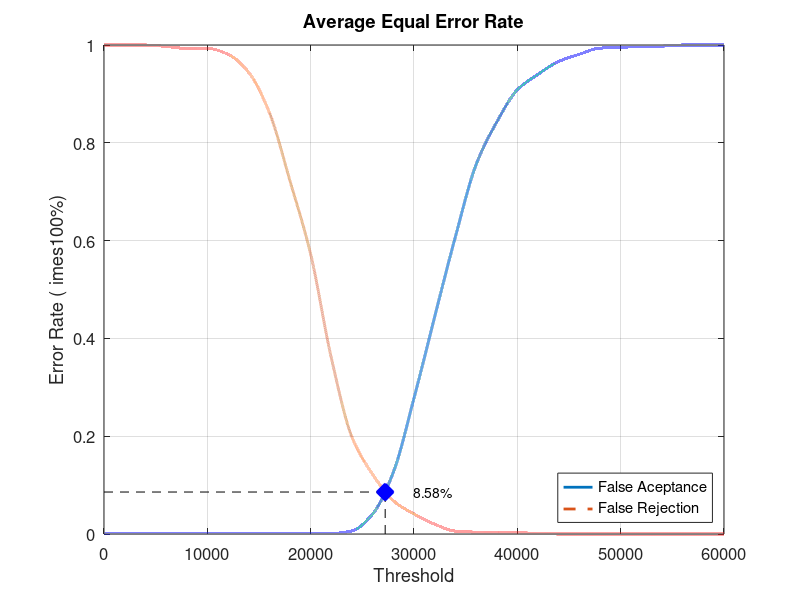
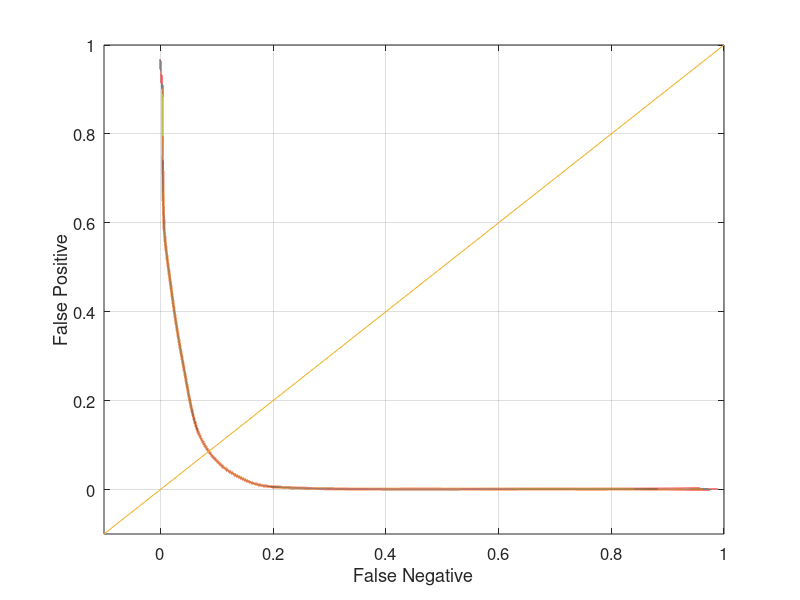

These charts were generated, in order, by the following MATLAB code:
close all;
clear;
clc;
x = 0:2000:60000;
xq = 0:0.5:60000;

y0 = [0 0.00105263 0.00105263 0.00105263 0.00105263 0.00105263 0.00105263 0.00105263 0.00105263 0.00105263 0.00105263 0.00105263 0.00631579 0.0410526 0.126316 0.277895 0.444211 0.607368 0.754737 0.842105 0.908421 0.94 0.966316 0.981053 0.993684 0.994737 0.997895 0.997895 1 1 1]
yy0 = interp1(x, y0, xq, 'pchip');
y1 = [1 1 1 0.997 0.993 0.993 0.981 0.944 0.862 0.722 0.572 0.36 0.198 0.122 0.068 0.041 0.02 0.006 0.004 0.004 0.003 0.001 0 0 0 0 0 0 0 0 0]
yy1 = interp1(x, y1, xq, 'pchip');

% Calculating EER: 
y2 = abs(y0 - y1);
find(y2 == min(y2))
yy2 = abs(yy0 - yy1);
xEER = find(yy2 == min(yy2));
xEERIndex = xq(xEER) % X-axis EER
yEER = yy0(xEER) % Y-axis EER

main = figure
plot(xq, yy0,'-','LineWidth', 2);	hold on
plot(xq, yy1,'--','LineWidth', 2);	hold on
plot([xEERIndex xEERIndex], [0 yEER], 'k--');	hold on
plot([0 xEERIndex], [yEER yEER], 'k--');	hold on
plot(xEERIndex, yEER, 'bx', 'LineWidth', 10);	hold on
text(xEERIndex + 10 * xEERIndex / 100, yEER, [num2str(round((10000 * yEER)) / 100) '%'])
legend('False Aceptance', 'False Rejection', 'Location', 'SouthEast')
xlabel('Threshold')
ylabel('Error Rate (	imes100%)')
title('Average Equal Error Rate')
set(gca, 'FontSize', 12)
axis([0 60000 0 1])
grid on

print(main, 'Database2AverageMain', '-dpng');
FNRxFPR = figure('Color', [1 1 1]);
plot(yy1, yy0, '-', yy1, yy0, 'LineWidth', 2);
hold on
y = -0.1:0.1:1
plot(y, y); 
set(gca, 'FontSize', 12)
xlabel('False Negative')
ylabel('False Positive')
axis([-0.1 1 -0.1 1])
set(gca, 'FontSize', 12)
grid on

print(FNRxFPR, 'Database2AverageFNRxFPR','-dpng');
